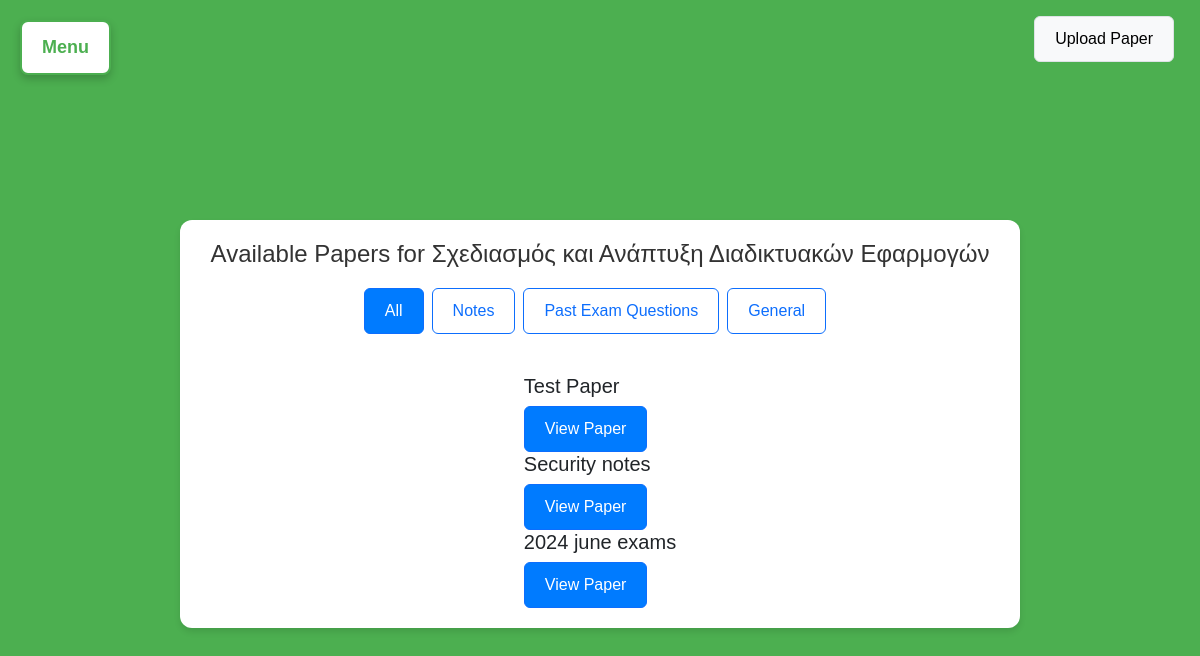
Screenshot of /papers/1/1/ with the database file from the repository.
### myapp/models.py (models this page shows, shortened)
class Course(models.Model):
    name = models.CharField(max_length=255)
    department = models.ForeignKey(Department, on_delete=models.CASCADE, related_name='courses')

class Paper(models.Model):
    title = models.CharField(max_length=255)
    description = models.TextField(default="No description available")
    CATEGORY_CHOICES = [
    ('notes', 'Notes'),
    ('exams', 'Past Exam Questions'),
    ('general', 'General'),
]
    category = models.CharField(max_length=10, choices=CATEGORY_CHOICES, default='general')
    file = models.FileField(upload_to='papers/')  # Folder where the papers will be stored
    course = models.ForeignKey(Course, related_name='papers', on_delete=models.CASCADE)
    uploaded_at = models.DateTimeField(auto_now_add=True)

### myapp/views.py (the view)
# urls.py: path('papers/<int:department_id>/<int:course_id>/', views.papers_view, name='papers'),  # Shows all papers for a course
def papers_view(request, department_id, course_id):
    from .models import Paper
    department = Department.objects.get(id=department_id)
    course = Course.objects.get(id=course_id)
    papers = Paper.objects.filter(course=course)  # You can filter papers by course
    return render(request, 'papers.html', {
        'department': department,
        'course': course,
        'papers': papers,
        'current_category': 'all'
    })

### myapp/templates/papers.html (shortened to what this page needs)
<!DOCTYPE html>
<html lang="en">
    {% load static %}
<head>
    <link href="https://cdn.jsdelivr.net/npm/bootstrap@5.3.0-alpha1/dist/css/bootstrap.min.css" rel="stylesheet">
    <link rel="stylesheet" href="{% static 'css/style.css' %}">
</head>
<body class="papers-page">
    <div class="dropdown-container">
        <button class="dropdown-btn" id="menu-toggle">Menu</button>
    </div>
    <div class="position-absolute top-0 end-0 p-3">
        <a href="{% url 'upload_paper' %}" class="btn btn-light border">Upload Paper</a>
    </div>
    <div class="container mt-5">
        <h2 class="text-center">Available Papers for {{ course.name }}</h2>
        <div class="d-flex justify-content-end mb-3">
            <a href="{% url 'papers' department_id=department.id course_id=course.id %}"
               class="btn {% if current_category == 'all' %}btn-primary{% else %}btn-outline-primary{% endif %} me-2">
                All
            </a>
            <a href="{% url 'papers_by_category' department_id=department.id course_id=course.id category='notes' %}"
               class="btn {% if current_category == 'notes' %}btn-primary{% else %}btn-outline-primary{% endif %} me-2">
                Notes
            </a>
            <a href="{% url 'papers_by_category' department_id=department.id course_id=course.id category='exams' %}"
               class="btn {% if current_category == 'exams' %}btn-primary{% else %}btn-outline-primary{% endif %} me-2">
                Past Exam Questions
            </a>
            <a href="{% url 'papers_by_category' department_id=department.id course_id=course.id category='general' %}"
               class="btn {% if current_category == 'general' %}btn-primary{% else %}btn-outline-primary{% endif %}">
                General
            </a>
        </div>
        <div class="paper-list mt-4">
            <form method="POST" action="{% url 'papers' department_id=department.id course_id=course.id %}">
                {% for paper in papers %}
                    <div class="paper-item">
                        <h5>{{ paper.title }}</h5>
                        <a href="{% url 'paper_detail' department_id=department.id course_id=course.id paper_id=paper.id %}" class="btn btn-primary">View Paper</a>
                    </div>
                {% empty %}
                    <p>No papers available for this course.</p>
                {% endfor %}
            </form>
        </div>
    </div>
</body>
</html>

### myapp/static/css/style.css (style rules this page uses)
body { background-color: #f7f7f7; font-family: 'Arial', sans-serif; margin: 0; padding: 0; }
h2 { margin-bottom: 20px; color: #333; font-size: 24px; }
a { text-decoration: none; color: #4CAF50; }
.dropdown-container { position: fixed; top: 20px; left: 20px; display: inline-block; }
.container { max-width: 1000px; margin: 0 auto; padding: 20px; }
button { font-size: 16px; padding: 10px 20px; border-radius: 8px; }
.papers-page { display: flex; justify-content: center; align-items: center; height: 100vh; background-color: #4CAF50; }
.papers-page .container { width: 70%; padding: 20px; background-color: #ffffff; box-shadow: 0 4px 6px rgba(0, 0, 0, 0.1); border-radius: 12px; }
.university-page .container, .department-page .container, .papers-page .container { display: flex; flex-direction: column; justify-content: center; align-items: center; }
.btn { margin-right: 10px; padding: 10px 20px; font-size: 16px; }
.btn-primary { background-color: #007bff; color: white; }
.dropdown-btn { background-color: white; color: #4CAF50; padding: 12px 20px; font-size: 18px; border: 2px solid #4CAF50; cursor: pointer; border-radius: 8px; font-weight: bold; box-shadow: 0 4px 8px rgba(0, 0, 0, 0.2); }

### rows the page displays
Course: name "Σχεδιασμός και Ανάπτυξη Διαδικτυακών Εφαρμογών"
Paper: title "Test Paper"
Paper: title "Security notes"
Paper: title "2024 june exams"
